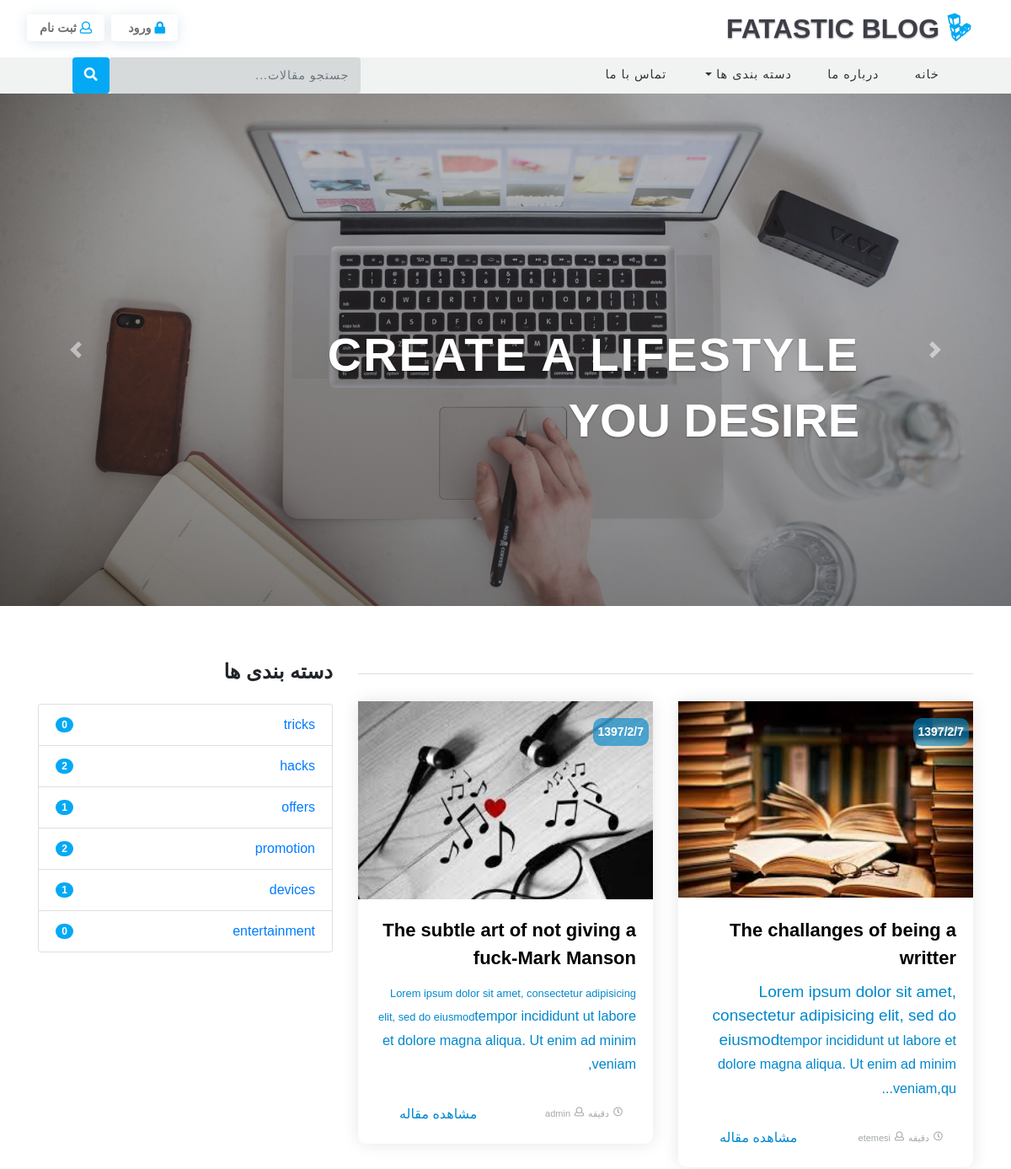
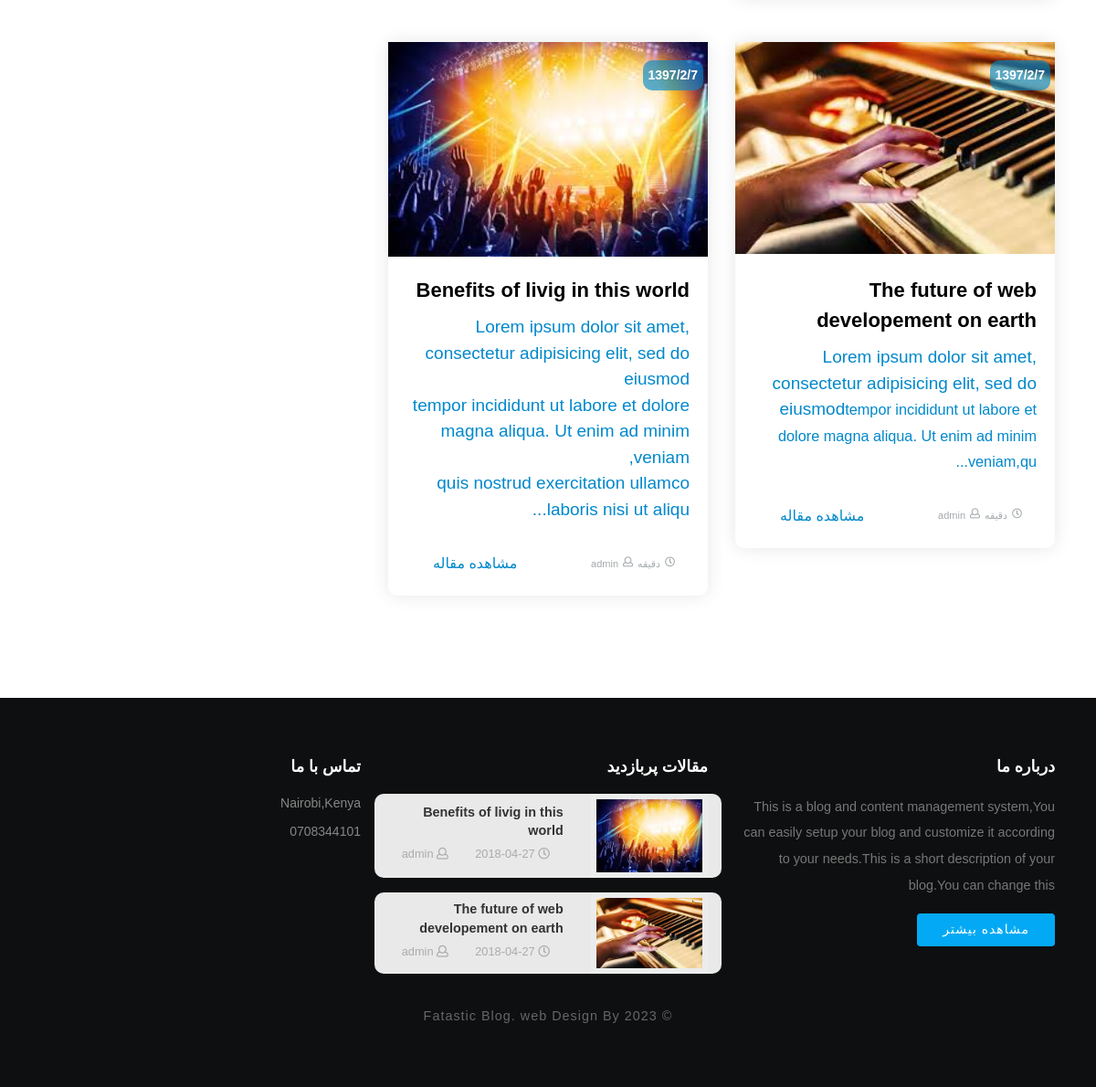
The page / on the database its author committed (2 pictures, top to bottom).
### tables this page shows
CREATE TABLE `titles` (
  `id` int(10) UNSIGNED NOT NULL,
  `website_name` varchar(40) DEFAULT NULL,
  `tagline` varchar(40) DEFAULT NULL,
  `icon` varchar(40) DEFAULT NULL,
  `keywords` varchar(220) DEFAULT NULL,
  `short_description` varchar(200) DEFAULT NULL,
  `bannertext1` varchar(150) DEFAULT NULL,
  `bannertext2` varchar(150) DEFAULT NULL,
  `bannertext3` varchar(150) DEFAULT NULL,
  `bannertext4` varchar(150) DEFAULT NULL,
  `detailed_description` text,
  `address` varchar(40) DEFAULT NULL,
  `email` varchar(80) DEFAULT NULL,
  `phone` varchar(40) DEFAULT NULL,
  `googlemap` varchar(255) DEFAULT NULL
);

CREATE TABLE `blogs` (
  `id` int(10) UNSIGNED NOT NULL,
  `title` varchar(190) NOT NULL,
  `tags` varchar(40) NOT NULL,
  `content` text NOT NULL,
  `photo` varchar(50) NOT NULL,
  `posted` varchar(40) NOT NULL,
  `date` date DEFAULT NULL,
  `author` varchar(40) DEFAULT NULL,
  `category` varchar(40) NOT NULL
);

CREATE TABLE `blog_categories` (
  `id` int(10) UNSIGNED NOT NULL,
  `name` varchar(40) NOT NULL
);

### libs/jdf.php (called while the page is built, shortened)
<?php
function tr_num($str, $mod = 'en', $mf = '٫') {
  $num_a = array('0', '1', '2', '3', '4', '5', '6', '7', '8', '9', '.');
  $key_a = array('۰', '۱', '۲', '۳', '۴', '۵', '۶', '۷', '۸', '۹', $mf);
  return ($mod == 'fa') ? str_replace($num_a, $key_a, $str) : str_replace($key_a, $num_a, $str);
}
function gregorian_to_jalali($gy, $gm, $gd, $mod = '') {
   list($gy, $gm, $gd) = explode('_', tr_num($gy . '_' . $gm . '_' . $gd));
  $g_d_m = array(0, 31, 59, 90, 120, 151, 181, 212, 243, 273, 304, 334);
  $gy2 = ($gm > 2) ? ($gy + 1) : $gy;
  $days = 355666 + (365 * $gy) + ((int) (($gy2 + 3) / 4)) - ((int) (($gy2 + 99) / 100)) + ((int) (($gy2 + 399) / 400)) + $gd + $g_d_m[$gm - 1];
  $jy = -1595 + (33 * ((int) ($days / 12053)));
  $days %= 12053;
  $jy += 4 * ((int) ($days / 1461));
  $days %= 1461;
  if ($days > 365) {
    $jy += (int) (($days - 1) / 365);
    $days = ($days - 1) % 365;
  }
  if ($days < 186) {
    $jm = 1 + (int) ($days / 31);
    $jd = 1 + ($days % 31);
  } else {
    $jm = 7 + (int) (($days - 186) / 30);
    $jd = 1 + (($days - 186) % 30);
  }
  return ($mod == '') ? array($jy, $jm, $jd) : $jy . $mod . $jm . $mod . $jd;
}

### libs/fetch_data.php (the view, shortened to what this page needs)
<?php
 require_once("libs/jdf.php");
function getshortdescription($table){
	require("database/db_connect.php");
	$sql="SELECT * FROM $table ";
	if ($result=mysqli_query($con,$sql))
	{
		foreach ($result as $titles => $sdc) {
			echo ''.$sdc['short_description'].'';
		}
	}
}
function getcontact($table){
	require("database/db_connect.php");
	$sql="SELECT * FROM $table ";
	if ($result=mysqli_query($con,$sql))
	{
		foreach ($result as $titles => $sdc) {
		echo '<div class="contact-info">'.$sdc['address'].'</div>
		      <div class="contact-info">'.$sdc['phone'].'</div>
		';
		}
	}
}
function countcategories(){
	require("database/db_connect.php");
	$sql="SELECT * FROM blog_categories LIMIT 10";
	if ($result=mysqli_query($con,$sql))
	{
		foreach ($result as $categoriescount => $categorydata) {
			$categoryid=$categorydata['id'];
			$sql="SELECT * FROM blogs WHERE category='$categoryid'";
			if ($result=mysqli_query($con,$sql)) {
				$rowcountcategory=mysqli_num_rows($result);
			}
			echo '<li class="list-group-item d-flex justify-content-between align-items-center">
			<a href="category.php?id='.$categorydata['id'].'">'.$categorydata['name'].'</a>
			<span class="badge badge-success badge-pill">'.$rowcountcategory.'</span>
			</li>';
		}
	}
}
function getbannertext($table,$position){
	require("database/db_connect.php");
	$sql="SELECT * FROM $table ";
	if ($result=mysqli_query($con,$sql))
	{
		foreach ($result as $titles => $bannertext) {
			if ($position==1) {
				echo ''.$bannertext['bannertext1'].'';
			}
			elseif ($position==2) {
				echo ''.$bannertext['bannertext2'].'';
			}
			elseif ($position==3) {
				echo ''.$bannertext['bannertext3'].'';
			}
			elseif ($position==4) {
				echo ''.$bannertext['bannertext4'].'';
			}
		}
	}
}
function getwebname($table){
	require("database/db_connect.php");
	$sql="SELECT * FROM $table ";
	if ($result=mysqli_query($con,$sql))
	{
		foreach ($result as $titles => $blogname) {
			echo ''.$blogname['website_name'].'';
		}
	}
}
function getcategoriesmenu($table)
{
	require("database/db_connect.php");
	$sql="SELECT * FROM $table ";
	if ($result=mysqli_query($con,$sql))
	{
		$rowcount=mysqli_num_rows($result);
		if ($rowcount==0) {
			echo 'No Categories';
		}
		foreach ($result as $blog_categories => $category) {
			echo '<a class="dropdown-item" href="category.php?id='.$category['id'].'">'.$category['name'].'</a>
			<div class="dropdown-divider"></div>';
		}
	}
}
function getblogridposts($table){
	require("database/db_connect.php");
	$sql="SELECT * FROM $table WHERE posted='publish' ORDER BY id DESC LIMIT 8";
	if ($result=mysqli_query($con,$sql))
	{
		foreach ($result as $bloggrid => $griditem) {
		  $y =  substr($griditem['date'], 0, 4);
		  $m = substr($griditem['date'],5, 2);
		  $d  =substr($griditem['date'],8, 2);
		 $content =  substr($griditem['content'],0,230) ;
		$jalali =  gregorian_to_jalali($y,$m, $d,'/');
			echo '<div class="col-md-6 blog-grid-top">
			<article class="card">
			<header class="card__thumb">
				<a  href="single.php?id='.$griditem['id'].'"><img class="w-100" src=" dashboard/images/'.$griditem['photo'].'"></a>
			</header>
			<div class="card__date">
				<span class="card__date__day">'.$jalali.'</span>
			</div>
			<div class="card__body">
				<div class="card__title text-right"><a  href="single.php?id='.$griditem['id'].'">'.$griditem['title'].'</a></div>
				<div class="card__subtitle text-right">'.$content.'...</div>
				</div>
			<div class="card__footer d-flex gap-3 p-3 align-items-center justify-content-start align-content-center">
				<span class="d-flex gap-3"><i class="far fa-clock"></i>'.$griditem['time'].'دقیقه</span>
				<span class="d-flex gap-3"><i class="far fa-user"></i>'.$griditem['author'].'</span>
				<a href="single.php?id='.$griditem['id'].'" class="btn btn-link mr-auto fs-2 btn-blog">مشاهده مقاله</a>
			</div>
		</article>
			</div>';
		}
	}
}
function getolderposts($table){
	require("database/db_connect.php");
	$sql="SELECT * FROM $table WHERE posted='publish' ORDER BY id ASC LIMIT 2";
	if ($result=mysqli_query($con,$sql))
	{
		foreach ($result as $olderposts => $op) {
			echo '<div class="blog-grids row mb-3 d-flex align-items-center">
			<div class="col-md-5 blog-grid-left">
			<a href="single.php?id='.$op['id'].'">
			<img src=" dashboard/images/'.$op['photo'].'" class="img-fluid" alt="cms">
			</a>
			</div>
			<div class="col-md-7 blog-grid-right">
			<h5>
			<a href="single.php?id='.$op['id'].'">'.$op['title'].'</a>
			</h5>
			<div class="sub-meta d-flex justify-content-around">
			<span>
			<i class="far fa-clock"></i> '.$op['date'].'</span>
			<span>
			<i class="far fa-user"></i> '.$op['author'].'</span>
			</div>
			</div>
			</div>';
		}
	}
}
?>

### css/style.css (style rules this page uses)
html, body { margin: 0; font-size: 100%; font-family: 'Poppins', sans-serif; background: #fff; }
body a { text-decoration: none; transition: 0.5s all; -webkit-transition: 0.5s all; -moz-transition: 0.5s all; -o-transition: 0.5s all; -ms-transition: 0.5s all; }
h1, h2, h3, h4, h5, h6 { margin: 0; font-family: 'Poppins', sans-serif; letter-spacing:1px; }
.carousel-caption span { display:block; }
.card { position: initial; width: 100%; background: #fff; box-shadow: 0 0 20px rgba(0, 0, 0, 0.1); transition: box-shadow 0.3s; border-radius: 10px; }
.contact-info { color: #878787; font-size: 14px; margin-bottom: 10px; }
.blog-grids.row.mb-3 { background-color: #ffffffe8; border-radius: 10px; }
.card a { color: inherit; text-decoration: none; }
.gap-3 { gap: 5px; }
.card__date { background: #0088cca3; position: absolute; top: 20px; right: 20px; border-radius: 10px; color: #fff; text-align: center; font-weight: bold; padding: 6px; }
.card__date__day { display: block; font-size: 14px; }
.card__thumb { height: 235px; overflow: hidden; background-color: #ffffff; transition: height 0.3s; }
.btn-blog { color: #08c!important; }
.card__thumb img { display: block; opacity: 1; transition: opacity 0.3s, transform 0.3s; transform: scale(1); }
.card__body { position: relative; padding-top: 20px; padding-right: 20px; padding-left: 20px; }
.card__title { padding: 0 0 10px 0; margin: 0; font-size: 22px; color: #000; font-weight: bold; }
.card__subtitle { margin: 0; padding: 0 0 10px 0; color: #08c; font-size: 19px; }
.card__footer { color: #a3a9ab; font-size: 11px; }
.blog-grid-top { padding-bottom: 3em; }
.tech-btm img { background: #ebecec; padding: .4em; }
.tech-btm h5 { font-size: 0.9em; line-height: 1.4em; font-weight: 600; }
.tech-btm h5 a { color:#333; }
.sub-meta span { font-size: 0.8em; color: #a9abad; line-height: 2.5em; }
.card { border:none; }
.footer-grid-agileits-w3ls img { width:100%; }

### header.php (style rules this page uses)
body , h1 , div , span , h2 , h4 , h3 , h6 , span , p, a , input { font-family: Shabnam, sans-serif!important; letter-spacing: normal; }

### rows shown on the page
titles: website_name "FATASTIC BLOG", bannertext1 "CREATE A LIFESTYLE YOU DESIRE", short_description "This is a blog and content management system,You can easily setup your blog and customize it according to your needs.This is a short description of your blog.You can change this", address "Nairobi,Kenya", phone "0708344101", website_name "Fatastic Blog"
blogs: photo (picture), date "1397/2/7", title "The challanges of being a writter", content "Lorem ipsum dolor sit amet, consectetur adipisicing elit, sed do eiusmod tempor incididunt ut labore et dolore magna aliqua. Ut enim ad minim veniam, qu", author "etemesi"
blogs: photo (picture), date "1397/2/7", title "The subtle art of not giving a fuck-Mark Manson", content "Lorem ipsum dolor sit amet, consectetur adipisicing elit, sed do eiusmod tempor incididunt ut labore et dolore magna aliqua. Ut enim ad minim veniam,", author "admin"
blogs: photo (picture), date "1397/2/7", title "The future of web developement on earth", content "Lorem ipsum dolor sit amet, consectetur adipisicing elit, sed do eiusmod tempor incididunt ut labore et dolore magna aliqua. Ut enim ad minim veniam, qu", author "admin", date "2018-04-27"
blogs: photo (picture), date "1397/2/7", title "Benefits of livig in this world", content "Lorem ipsum dolor sit amet, consectetur adipisicing elit, sed do eiusmod tempor incididunt ut labore et dolore magna aliqua. Ut enim ad minim veniam, quis nostrud exercitation ullamco laboris nisi ut aliqu", author "admin", date "2018-04-27"
blog_categories: name "tricks", rowcountcategory "0"
blog_categories: name "hacks", rowcountcategory "2"
blog_categories: name "offers", rowcountcategory "1"
blog_categories: name "promotion", rowcountcategory "2"
blog_categories: name "devices", rowcountcategory "1"
blog_categories: name "entertainment", rowcountcategory "0"
